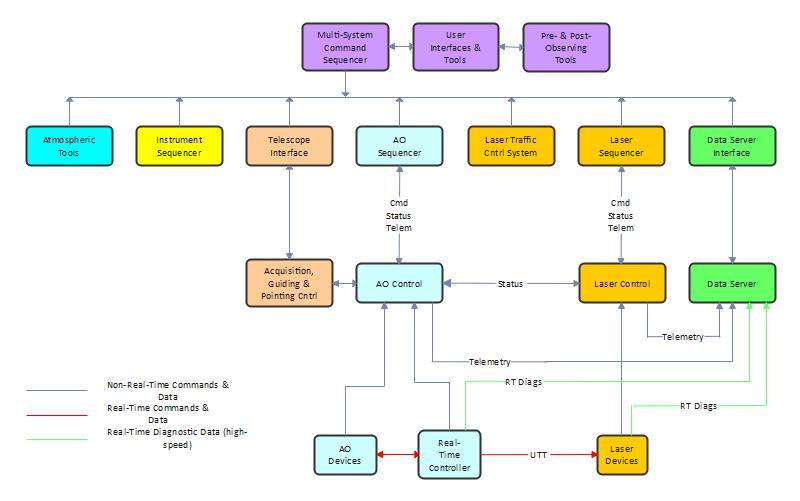
#> input picture BD-EnKo_dataset_sample/eng_1.jpg, 800 x 501 px
$ python -i utils.py   (imports and definitions only)
#> lines starting #> are read from the running program, lines starting #| are printed output that depends on the picture
### ocr_pororo/pororo/models/brainOCR/imgproc.py
"""
This is adapted from https://github.com/clovaai/CRAFT-pytorch/blob/master/imgproc.py
Copyright (c) 2019-present NAVER Corp.
MIT License
"""

import cv2
import numpy as np
from skimage import io


def load_image(img_file):
    img = io.imread(img_file)  # RGB order
    if img.shape[0] == 2:
        img = img[0]
    if len(img.shape) == 2:
        img = cv2.cvtColor(img, cv2.COLOR_GRAY2RGB)
    if img.shape[2] == 4:
        img = img[:, :, :3]
    img = np.array(img)

    return img


# [70 lines left out: functions normalize_mean_variance, denormalize_mean_variance, resize_aspect_ratio, cvt2heatmap_img, not called in this run]

### ocr_pororo/pororo/models/brainOCR/utils.py
"""
This code is adapted from https://github.com/JaidedAI/EasyOCR/blob/8af936ba1b2f3c230968dc1022d0cd3e9ca1efbb/easyocr/utils.py
"""

import math
import os
from urllib.request import urlretrieve

import cv2
import numpy as np
import torch
from PIL import Image
from torch import Tensor

from .imgproc import load_image


# [50 lines left out: functions consecutive, word_segmentation, not called in this run]


# code is based from https://github.com/githubharald/CTCDecoder/blob/master/src/BeamSearch.py
class BeamEntry:
    "information about one single beam at specific time-step"

    # [7 lines left out: function __init__, not called in this run]


class BeamState:
    "information about the beams at specific time-step"

    def __init__(self):
        self.entries = {}

    # [196 lines left out: functions norm, sort, wordsearch, applyLM, simplify_label, addBeam and 1 more, not called in this run]


class CTCLabelConverter(object):
    """ Convert between text-label and text-index """

    # [266 lines left out: functions __init__, encode, decode_greedy, decode_beamsearch, four_point_transform, group_text_box and 1 more, not called in this run]

def diff(input_list):
    return max(input_list) - min(input_list)

# [120 lines left out: functions get_paragraph, printProgressBar, not called in this run]


def reformat_input(image):
    """
    :param image: image file path or bytes or array
    :return:
        img (array): (original_image_height, original_image_width, 3)
        img_cv_grey (array): (original_image_height, original_image_width, 3)
    """
    if type(image) == str:
        if image.startswith("http://") or image.startswith("https://"):
            tmp, _ = urlretrieve(
                image,
                reporthook=printProgressBar(
                    prefix="Progress:",
                    suffix="Complete",
                    length=50,
                ),
            )
            img_cv_grey = cv2.imread(tmp, cv2.IMREAD_GRAYSCALE)
            os.remove(tmp)
        else:
            img_cv_grey = cv2.imread(image, cv2.IMREAD_GRAYSCALE)
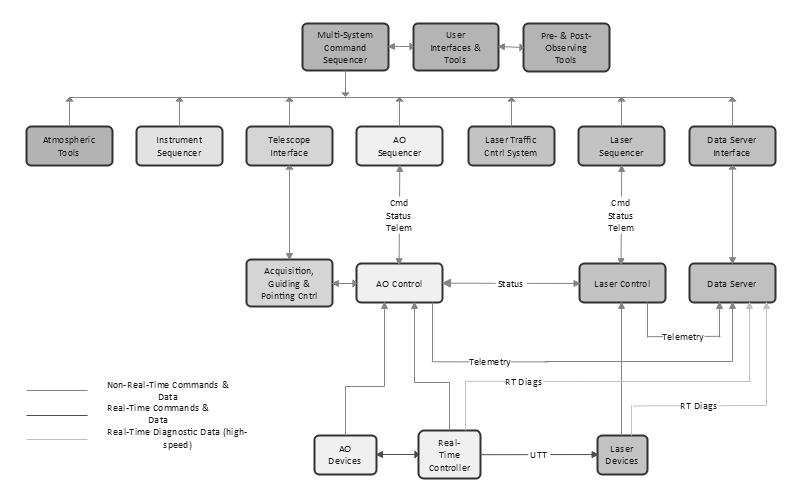
#> img_cv_grey: shape (501, 800); min 0, max 255, mean 240.8
            image = os.path.expanduser(image)
        img = load_image(image)  # can accept URL
    elif type(image) == bytes:
        nparr = np.frombuffer(image, np.uint8)
        img = cv2.imdecode(nparr, cv2.IMREAD_COLOR)
        img = cv2.cvtColor(img, cv2.COLOR_BGR2RGB)
        img_cv_grey = cv2.cvtColor(img, cv2.COLOR_BGR2GRAY)

    elif type(image) == np.ndarray:
        if len(image.shape) == 2:  # grayscale
            img_cv_grey = image
            img = cv2.cvtColor(image, cv2.COLOR_GRAY2BGR)
        elif len(image.shape) == 3 and image.shape[2] == 3:  # BGRscale
            img = image
            img_cv_grey = cv2.cvtColor(image, cv2.COLOR_BGR2GRAY)
        elif len(image.shape) == 3 and image.shape[2] == 4:  # RGBAscale
            img = image[:, :, :3]
            img = cv2.cvtColor(img, cv2.COLOR_RGB2BGR)
            img_cv_grey = cv2.cvtColor(img, cv2.COLOR_BGR2GRAY)

    return img, img_cv_grey

>>> result = reformat_input('../../../../BD-EnKo_dataset_sample/eng_1.jpg')
